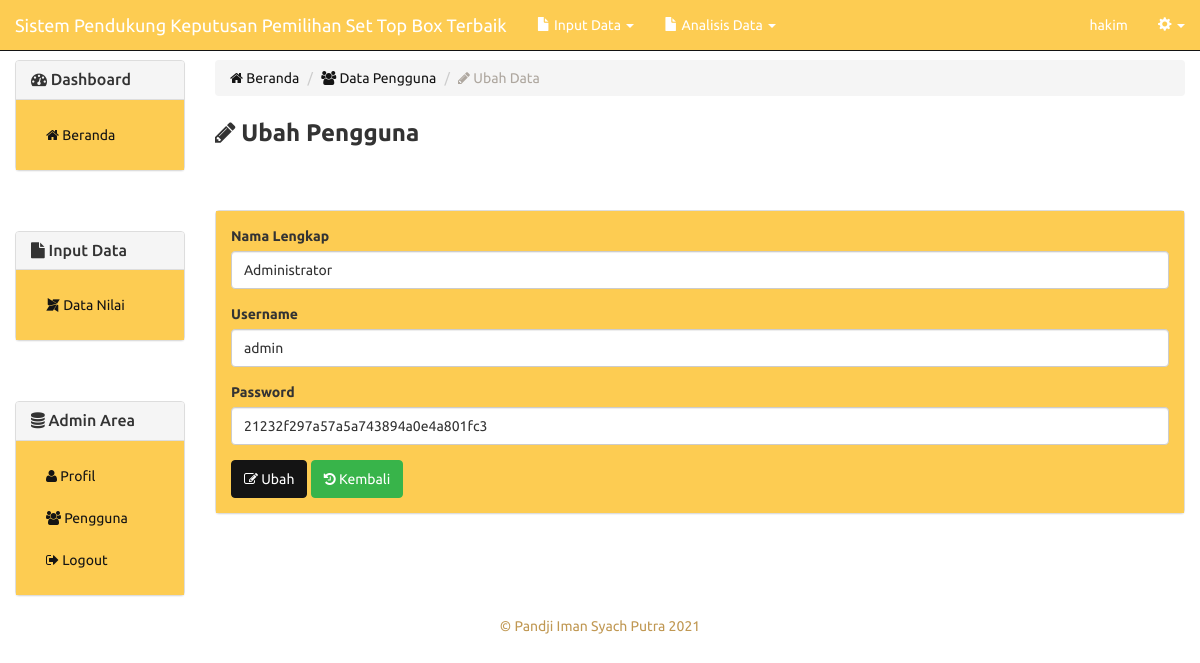
Page /user-ubah.php?id=1 (signed in) on the committed database.
### tables this page shows
CREATE TABLE `ahp_pengguna` (
  `id_pengguna` int(11) NOT NULL,
  `nama_lengkap` varchar(25) NOT NULL,
  `username` varchar(15) NOT NULL,
  `password` varchar(100) NOT NULL
);

### includes/user.inc.php (called while the page is built, shortened)
<?php
class User{
	private $conn;
	private $table_name = "ahp_pengguna";
	public $id;
	public function __construct($db){
		$this->conn = $db;
	}
	function readOne(){
		$query = "SELECT * FROM " . $this->table_name . " WHERE id_pengguna=? LIMIT 0,1";
		$stmt = $this->conn->prepare( $query );
		$stmt->bindParam(1, $this->id);
		$stmt->execute();
		$row = $stmt->fetch(PDO::FETCH_ASSOC);
		$this->id = $row['id_pengguna'];
		$this->nl = $row['nama_lengkap'];
		$this->un = $row['username'];
		$this->pw = $row['password'];
	}
}
?>

### user-ubah.php (the view, shortened to what this page needs)
<?php
include_once 'header.php';
$id = isset($_GET['id']) ? $_GET['id'] : die('ERROR: missing ID.');
include_once 'includes/user.inc.php';
$eks = new User($db);
$eks->id = $id;
$eks->readOne();
?>
		<div class="row">
		  <div class="col-xs-12 col-sm-12 col-md-2">
		  <?php
			include_once 'sidebar_admin.php';
			?>
		  </div>
		  <div class="col-xs-12 col-sm-12 col-md-10">
      <br>
      <br>
      <br>
		  <ol class="breadcrumb">
			  <li><a href="index.php"><span class="fa fa-home"></span> Beranda</a></li>
			  <li><a href="user.php"><span class="fa fa-users"></span> Data Pengguna</a></li>
			  <li class="active"><span class="fa fa-pencil"></span> Ubah Data</li>
			</ol>
		  	<p style="margin-bottom:10px;">
		  		<strong style="font-size:18pt;"><span class="fa fa-pencil"></span> Ubah Pengguna</strong>
		  	</p>
             <div class="panel panel-default">
    <div class="panel-body">
                <form method="post">
                  <div class="form-group">
                    <label for="nl">Nama Lengkap</label>
                    <input type="text" class="form-control" id="nl" name="nl" value="<?php echo $eks->nl; ?>">
                  </div>
                  <div class="form-group">
                    <label for="un">Username</label>
                    <input type="text" class="form-control" id="un" name="un" value="<?php echo $eks->un; ?>">
                  </div>
                  <div class="form-group">
                    <label for="pw">Password</label>
                    <input type="text" class="form-control" id="pw" name="pw" value="<?php echo $eks->pw; ?>">
                  </div>
                  <button type="submit" class="btn btn-primary"><span class="fa fa-edit"></span> Ubah</button>
				  <button type="button" onclick="location.href='user.php'" class="btn btn-success"><span class="fa fa-history"></span> Kembali</button>
                </form>
          </div></div></div>
        </div>
        <?php
include_once 'footer.php';
?>

### rows in the picture
ahp_pengguna: nl "Administrator", un "admin", pw "21232f297a57a5a743894a0e4a801fc3"

### other values in the picture
$_SESSION['nama_lengkap'] "hakim"
